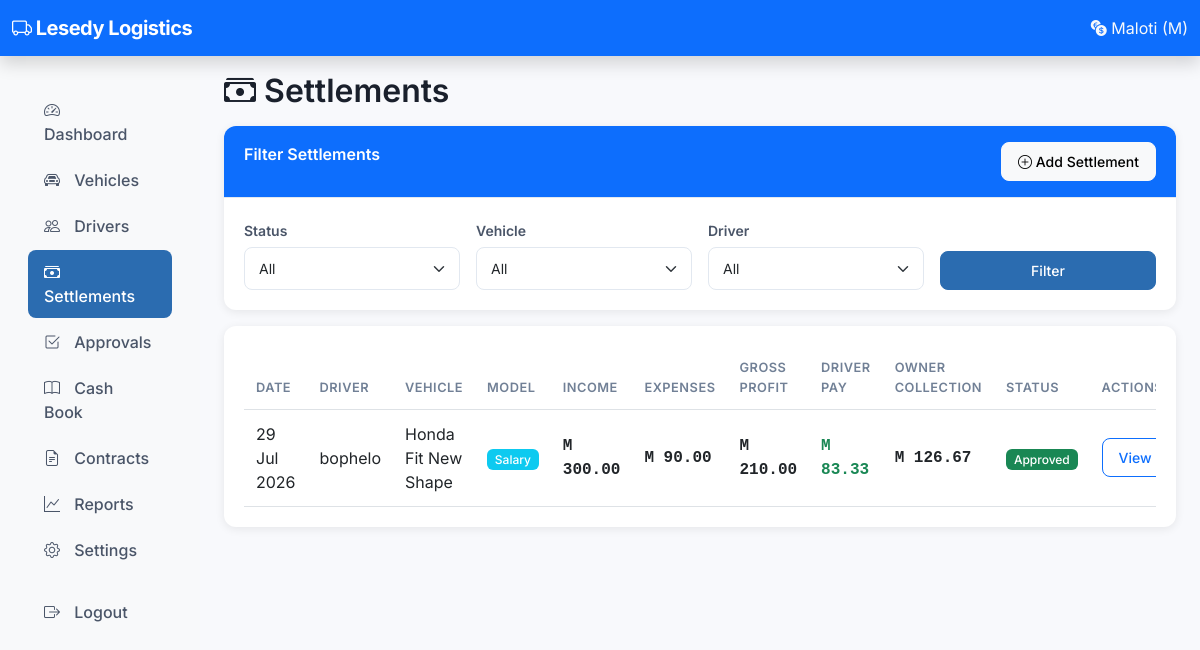
The app's page /owner/settlements/ (signed in), older data.
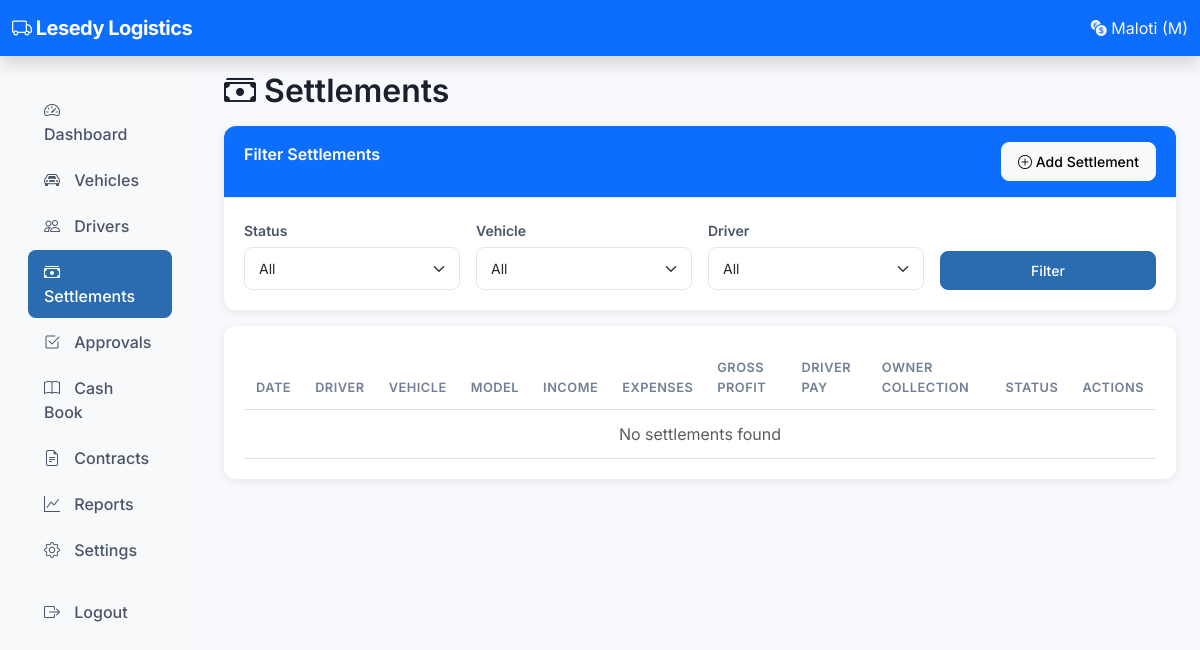
The same page, newer data.
### settlements/models.py (models this page shows, shortened)
class DailySettlement(models.Model):
    STATUS_CHOICES = [
        ('draft', 'Draft'),
        ('submitted', 'Submitted'),
        ('approved', 'Approved'),
        ('rejected', 'Rejected'),
    ]
    PERIOD_CHOICES = [
        ('daily', 'Daily'),
        ('weekly', 'Weekly'),
    ]
    DEBT_STATUS_CHOICES = [
        ('none', 'No Debt'),
        ('accumulated', 'Debt Accumulated'),
        ('repaid', 'Debt Repaid'),
        ('partial', 'Partial Repayment'),
    ]
    driver = models.ForeignKey(Driver, on_delete=models.CASCADE, related_name='settlements')
    vehicle = models.ForeignKey(Vehicle, on_delete=models.CASCADE, related_name='settlements')
    operating_model = models.CharField(
        max_length=20,
        choices=Vehicle.OPERATING_MODELS,
        editable=False,
    )
    date = models.DateField(help_text='Primary date for this settlement')
    settlement_period = models.CharField(max_length=10, choices=PERIOD_CHOICES, default='daily')
    week_start = models.DateField(null=True, blank=True)
    week_end = models.DateField(null=True, blank=True)
    cash_collected = models.DecimalField(max_digits=10, decimal_places=2, default=0)
    mobile_collected = models.DecimalField(max_digits=10, decimal_places=2, default=0)
    card_collected = models.DecimalField(max_digits=10, decimal_places=2, default=0)
    fuel_expense = models.DecimalField(max_digits=10, decimal_places=2, default=0)
    maintenance_expense = models.DecimalField(max_digits=10, decimal_places=2, default=0)
    toll_expense = models.DecimalField(max_digits=10, decimal_places=2, default=0)
    other_expense = models.DecimalField(max_digits=10, decimal_places=2, default=0)
    other_expense_desc = models.CharField(max_length=200, blank=True)
    driver_notes = models.TextField(blank=True)
    owner_notes = models.TextField(blank=True)
    status = models.CharField(max_length=20, choices=STATUS_CHOICES, default='draft')
    submitted_at = models.DateTimeField(null=True, blank=True)
    approved_at = models.DateTimeField(null=True, blank=True)
    approved_by = models.ForeignKey(
        'auth.User',
        on_delete=models.SET_NULL,
        null=True,
        blank=True,
        related_name='approved_settlements',
    )
    total_income = models.DecimalField(max_digits=10, decimal_places=2, default=0, editable=False)
    total_expenses = models.DecimalField(max_digits=10, decimal_places=2, default=0, editable=False)
    gross_profit = models.DecimalField(max_digits=10, decimal_places=2, default=0, editable=False)
    daily_quota = models.DecimalField(max_digits=10, decimal_places=2, default=0, editable=False)
    surplus_shortfall = models.DecimalField(max_digits=10, decimal_places=2, default=0, editable=False)
    debt_repaid = models.DecimalField(max_digits=10, decimal_places=2, default=0, editable=False)
    new_debt = models.DecimalField(max_digits=10, decimal_places=2, default=0, editable=False)
    quota_paid_to_owner = models.DecimalField(max_digits=10, decimal_places=2, default=0, editable=False)
    daily_salary_earned = models.DecimalField(max_digits=10, decimal_places=2, default=0, editable=False)
    monthly_salary_accumulated = models.DecimalField(max_digits=10, decimal_places=2, default=0, editable=False)
    driver_percentage = models.DecimalField(max_digits=5, decimal_places=2, default=0, editable=False)
    driver_percentage_amount = models.DecimalField(max_digits=10, decimal_places=2, default=0, editable=False)
    owner_percentage_amount = models.DecimalField(max_digits=10, decimal_places=2, default=0, editable=False)
    contract_target = models.DecimalField(max_digits=10, decimal_places=2, default=0, editable=False)
    contract_monthly_gross = models.DecimalField(max_digits=12, decimal_places=2, default=0, editable=False)
    contract_remaining_target = models.DecimalField(max_digits=12, decimal_places=2, default=0, editable=False)
    contract_driver_bonus = models.DecimalField(max_digits=10, decimal_places=2, default=0, editable=False)
    contract_driver_failure_amount = models.DecimalField(max_digits=10, decimal_places=2, default=0, editable=False)
    contract_is_success = models.BooleanField(default=False, editable=False)
    contract_bonus_type = models.CharField(max_length=20, blank=True, editable=False)
    contract_success_bonus_fixed = models.DecimalField(max_digits=10, decimal_places=2, default=0, editable=False)
    contract_success_bonus_percentage = models.DecimalField(max_digits=5, decimal_places=2, default=0, editable=False)
    contract_failure_percentage = models.DecimalField(max_digits=5, decimal_places=2, default=0, editable=False)
    contract_driver_pay = models.DecimalField(max_digits=10, decimal_places=2, default=0, editable=False)
    contract_owner_pay = models.DecimalField(max_digits=10, decimal_places=2, default=0, editable=False)
    driver_pay = models.DecimalField(max_digits=10, decimal_places=2, default=0, editable=False)
    total_owner_collected = models.DecimalField(max_digits=10, decimal_places=2, default=0, editable=False)
    debt_status = models.CharField(max_length=20, choices=DEBT_STATUS_CHOICES, default='none', editable=False)
    cash_added_to_hand = models.DecimalField(max_digits=10, decimal_places=2, default=0, editable=False)
    cash_transaction_created = models.BooleanField(default=False)
    created_at = models.DateTimeField(auto_now_add=True)
    updated_at = models.DateTimeField(auto_now=True)
    class Meta:
        ordering = ['-date', '-created_at']
        indexes = [
            models.Index(fields=['driver', 'date']),
            models.Index(fields=['status', 'date']),
        ]

### drivers/models.py (models this page shows, shortened)
class Driver(models.Model):
    name = models.CharField(max_length=200)
    phone = models.CharField(max_length=20, unique=True)
    email = models.EmailField(blank=True, null=True)
    address = models.TextField(blank=True)
    id_number = models.CharField(max_length=50, blank=True)
    license_type = models.CharField(max_length=10, blank=True)
    license_number = models.CharField(max_length=50, blank=True)
    license_expiry = models.DateField(null=True, blank=True)
    vehicle = models.ForeignKey(
        Vehicle,
        on_delete=models.SET_NULL,
        null=True,
        blank=True,
        related_name='drivers',
    )
    is_active = models.BooleanField(default=True)
    hire_date = models.DateField(auto_now_add=True)
    termination_date = models.DateField(null=True, blank=True)
    settlement_frequency = models.CharField(
        max_length=10,
        choices=[('daily', 'Daily'), ('weekly', 'Weekly')],
        blank=True,
        null=True,
        help_text='Override vehicle default',
    )
    daily_quota_override = models.DecimalField(max_digits=10, decimal_places=2, null=True, blank=True)
    monthly_salary_override = models.DecimalField(max_digits=10, decimal_places=2, null=True, blank=True)
    percentage_override = models.DecimalField(max_digits=5, decimal_places=2, null=True, blank=True)
    contract_target_override = models.DecimalField(max_digits=10, decimal_places=2, null=True, blank=True)
    contract_success_bonus_fixed_override = models.DecimalField(max_digits=10, decimal_places=2, null=True, blank=True)
    contract_success_bonus_percentage_override = models.DecimalField(max_digits=5, decimal_places=2, null=True, blank=True)
    contract_failure_percentage_override = models.DecimalField(max_digits=5, decimal_places=2, null=True, blank=True)
    driver_code = models.CharField(max_length=4, unique=True, blank=True, null=True,
                                   help_text='4-digit code for driver portal login')
    portal_password = models.CharField(max_length=128, blank=True, null=True)
    is_portal_enabled = models.BooleanField(default=False)
    last_login = models.DateTimeField(null=True, blank=True)
    created_at = models.DateTimeField(auto_now_add=True)
    updated_at = models.DateTimeField(auto_now=True)

### vehicles/models.py (models this page shows, shortened)
class Vehicle(models.Model):
    VEHICLE_TYPES = [
        ('sedan', 'Sedan (4-seater)'),
        ('minivan', 'Minivan (6-8 seater)'),
        ('minibus', 'Minibus (14-seater)'),
        ('bus', 'Bus (30-50 seater)'),
    ]
    OPERATING_MODELS = [
        ('quota', 'Quota System'),
        ('salary', 'Monthly Salary'),
        ('percentage', 'Percentage System'),
        ('contract', 'Contract System'),
    ]
    name = models.CharField(max_length=100)
    vehicle_type = models.CharField(max_length=20, choices=VEHICLE_TYPES)
    seats = models.PositiveIntegerField()
    plate = models.CharField(max_length=20, unique=True)
    operating_model = models.CharField(max_length=20, choices=OPERATING_MODELS, default='quota')
    daily_quota = models.DecimalField(max_digits=10, decimal_places=2, default=250.00,
                                       help_text="Only used for quota model")
    monthly_salary = models.DecimalField(max_digits=10, decimal_places=2, default=3000.00,
                                          help_text="Only used for salary model")
    driver_percentage = models.DecimalField(max_digits=5, decimal_places=2, default=30.00,
                                             help_text="Driver's percentage of gross income (e.g., 30%)")
    contract_target = models.DecimalField(max_digits=10, decimal_places=2, default=15000.00,
                                           help_text="Monthly target gross income for contract model")
    contract_success_bonus_type = models.CharField(max_length=20, choices=[
        ('fixed', 'Fixed Amount'),
        ('percentage', 'Percentage of Gross'),
        ('hybrid', 'Hybrid (Fixed + Percentage)'),
    ], default='fixed', help_text="Only used for contract model")
    contract_success_bonus_fixed = models.DecimalField(max_digits=10, decimal_places=2, default=2000.00,
                                                        help_text="Fixed bonus amount if target achieved")
    contract_success_bonus_percentage = models.DecimalField(max_digits=5, decimal_places=2, default=10.00,
                                                             help_text="Percentage bonus if target achieved (e.g., 10%)")
    contract_failure_percentage = models.DecimalField(max_digits=5, decimal_places=2, default=20.00,
                                                       help_text="Percentage of gross income driver keeps if target is NOT achieved")
    insurance = models.DecimalField(max_digits=10, decimal_places=2, default=0)
    permit_cost = models.DecimalField(max_digits=10, decimal_places=2, default=0)
    loan_payment = models.DecimalField(max_digits=10, decimal_places=2, default=0)
    default_settlement_frequency = models.CharField(max_length=10, choices=[
        ('daily', 'Daily'),
        ('weekly', 'Weekly'),
    ], default='daily')
    is_active = models.BooleanField(default=True)
    created_at = models.DateTimeField(auto_now_add=True)
    updated_at = models.DateTimeField(auto_now=True)

### owner/views.py (the view)
# urls.py: path('settlements/', views.settlement_list, name='owner_settlement_list'),
@owner_required
def settlement_list(request):
    settlements = DailySettlement.objects.all().order_by('-date')
    status = request.GET.get('status')
    if status:
        settlements = settlements.filter(status=status)
    vehicle_id = request.GET.get('vehicle')
    if vehicle_id:
        settlements = settlements.filter(vehicle_id=vehicle_id)
    driver_id = request.GET.get('driver')
    if driver_id:
        settlements = settlements.filter(driver_id=driver_id)
    return render(request, 'owner/settlements/list.html', {
        'settlements': settlements,
        'vehicles': Vehicle.objects.filter(is_active=True),
        'drivers': Driver.objects.filter(is_active=True),
    })

### accounts/context_processors.py (called while the page is built)
def pending_approvals(request):
    if request.user.is_authenticated and request.user.is_staff:
        count = DailySettlement.objects.filter(status='submitted').count()
        return {'pending_approvals': count}
    return {}

def system_settings(request):
    try:
        settings = SystemSettings.get_settings()
        return {
            'company_name': settings.company_name,
            'company_phone': settings.company_phone,
            'company_email': settings.company_email,
            'company_address': settings.company_address,
            'company_logo': settings.company_logo,
        }
    except Exception:
        return {
            'company_name': 'Taxi Accounting System',
            'company_phone': '',
            'company_email': '',
            'company_address': '',
            'company_logo': None,
        }

### accounts/models.py (called while the page is built)
    @classmethod
    def get_settings(cls):
        obj, created = cls.objects.get_or_create(id=1)
        return obj

### owner/views.py (called while the page is built)
def is_owner(user):
    return user.is_authenticated and user.is_staff

### templates/owner/settlements/list.html (shortened to what this page needs)
{% extends 'base.html' %}
{% block content %}
<h2><i class="bi bi-cash-stack"></i> Settlements</h2>
<div class="card mt-3">
    <div class="card-header bg-primary text-white d-flex justify-content-between">
        <span>Filter Settlements</span>
        <a href="{% url 'owner_settlement_add' %}" class="btn btn-sm btn-light">
            <i class="bi bi-plus-circle"></i> Add Settlement
        </a>
    </div>
    <div class="card-body">
        <form method="get" class="row g-3">
            <div class="col-md-3">
                <label class="form-label">Status</label>
                <select name="status" class="form-select">
                    <option value="">All</option>
                </select>
            </div>
            <div class="col-md-3">
                <label class="form-label">Vehicle</label>
                <select name="vehicle" class="form-select">
                    <option value="">All</option>
                </select>
            </div>
            <div class="col-md-3">
                <label class="form-label">Driver</label>
                <select name="driver" class="form-select">
                    <option value="">All</option>
                </select>
            </div>
            <div class="col-md-3 d-flex align-items-end">
                <button type="submit" class="btn btn-primary w-100">Filter</button>
            </div>
        </form>
    </div>
</div>
<div class="card mt-3">
    <div class="card-body">
        <div class="table-responsive">
            <table class="table table-hover">
                <thead>
                    <tr>
                        <th>Date</th>
                        <th>Driver</th>
                        <th>Vehicle</th>
                        <th>Model</th>
                        <th>Income</th>
                        <th>Expenses</th>
                        <th>Gross Profit</th>
                        <th>Driver Pay</th>
                        <th>Owner Collection</th>
                        <th>Status</th>
                        <th>Actions</th>
                    </tr>
                </thead>
                <tbody>
                    {% for s in settlements %}
                    <tr>
                        <td>{{ s.date|date:"d M Y" }}</td>
                        <td>{{ s.driver.name }}</td>
                        <td>{{ s.vehicle.name|default:'N/A' }}</td>
                        <td><span class="badge bg-info">{{ s.operating_model|title }}</span></td>
                        <td class="amount">M {{ s.total_income|floatformat:2 }}</td>
                        <td class="amount">M {{ s.total_expenses|floatformat:2 }}</td>
                        <td class="amount">M {{ s.gross_profit|floatformat:2 }}</td>
                        <td class="amount text-success">M {{ s.driver_pay|floatformat:2 }}</td>
                        <td class="amount">M {{ s.total_owner_collected|floatformat:2 }}</td>
                        <td><span class="badge {% if s.status == 'approved' %}bg-success{% elif s.status == 'submitted' %}bg-warning{% elif s.status == 'rejected' %}bg-danger{% elif s.status == 'draft' %}bg-secondary{% endif %}">{{ s.get_status_display }}</span></td>
                        <td>
                            <a href="{% url 'owner_settlement_detail' s.id %}" class="btn btn-sm btn-outline-primary">View</a>
                        </td>
                    </tr>
                    {% empty %}
                    <tr><td colspan="11" class="text-center text-muted">No settlements found</td></tr>
                    {% endfor %}
                </tbody>
            </table>
        </div>
    </div>
</div>
{% endblock %}

Row changes from the older to the newer data that the page shows:
removed DailySettlement: date "29 Jul 2026", driver.name "bophelo", vehicle.name "Honda Fit New Shape", operating_model "Salary", total_income "300.00", total_expenses "90.00", gross_profit "210.00", driver_pay "83.33", total_owner_collected "126.67", status "Approved"
Text that changed along with them:
text now shown: "No settlements found"
